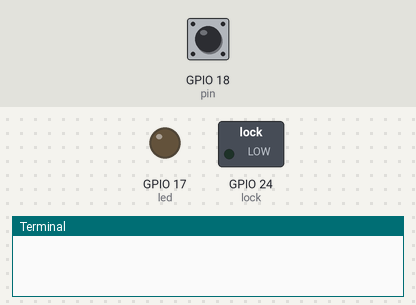
Bench run of a program on a simulated Raspberry Pi (BCM pin numbers). Parts: switched loads named in the program (green lamp = pin HIGH), output pins drawn as LEDs (lit = HIGH), the last lines printed to the terminal. The test bench sets the inputs (shaded band); at power-on: GPIO 18 (pin) HIGH.

Above: at 1.2 s.
1.3 s: GPIO 18 (pin) pulled LOW for 0.15 s
At 2.1 s:
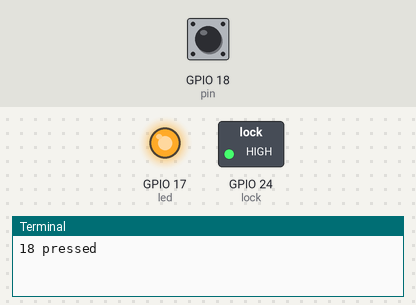
4.4 s: GPIO 18 (pin) pulled LOW for 1 s
At 7.2 s:
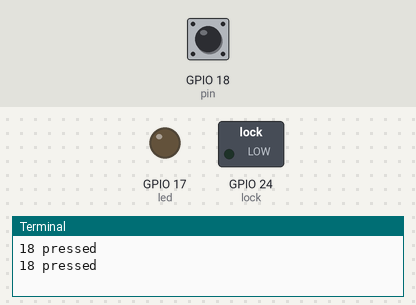
7.9 s: GPIO 18 (pin) pulled LOW for 3.2 s
At 8.3 s:
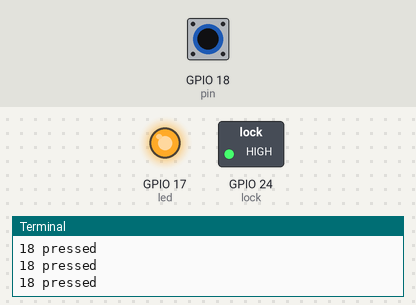
Timing chart, 0 to 11.4 s (numbered marks = the images above; inputs shaded):
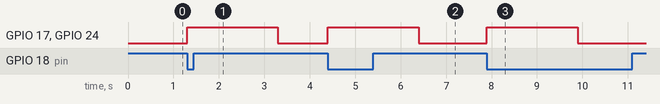

Measured:
- after the input at 1.3 s, GPIO 17 (led), GPIO 24 (lock): LOW → HIGH at once, → LOW 2.0 s later
- after the input at 4.4 s, GPIO 17 (led), GPIO 24 (lock): LOW → HIGH at once, → LOW 2.0 s later
- after the input at 7.9 s, GPIO 17 (led), GPIO 24 (lock): LOW → HIGH at once, → LOW 2.0 s later

The program:

_button.py
```python
import RPi.GPIO as GPIO
import time

pin = 18
led = 17
lock = 24

GPIO.setmode(GPIO.BCM)
GPIO.setup(pin, GPIO.IN, pull_up_down=GPIO.PUD_UP)
GPIO.setup(led, GPIO.OUT)
GPIO.setup(lock, GPIO.OUT)

GPIO.output(led, False);
GPIO.output(lock, False);

def switch_handler(channel):
    print(str(channel) + " pressed")
    GPIO.output(led, True)
    GPIO.output(lock, True)
    time.sleep(2)
    GPIO.output(lock, False)
    GPIO.output(led, False)

GPIO.add_event_detect(pin, GPIO.FALLING, callback=switch_handler)

try:
    while True:
        i = 0
except KeyboardInterrupt:
    GPIO.output(led, False);
    GPIO.output(lock, False);
    GPIO.cleanup()
```
